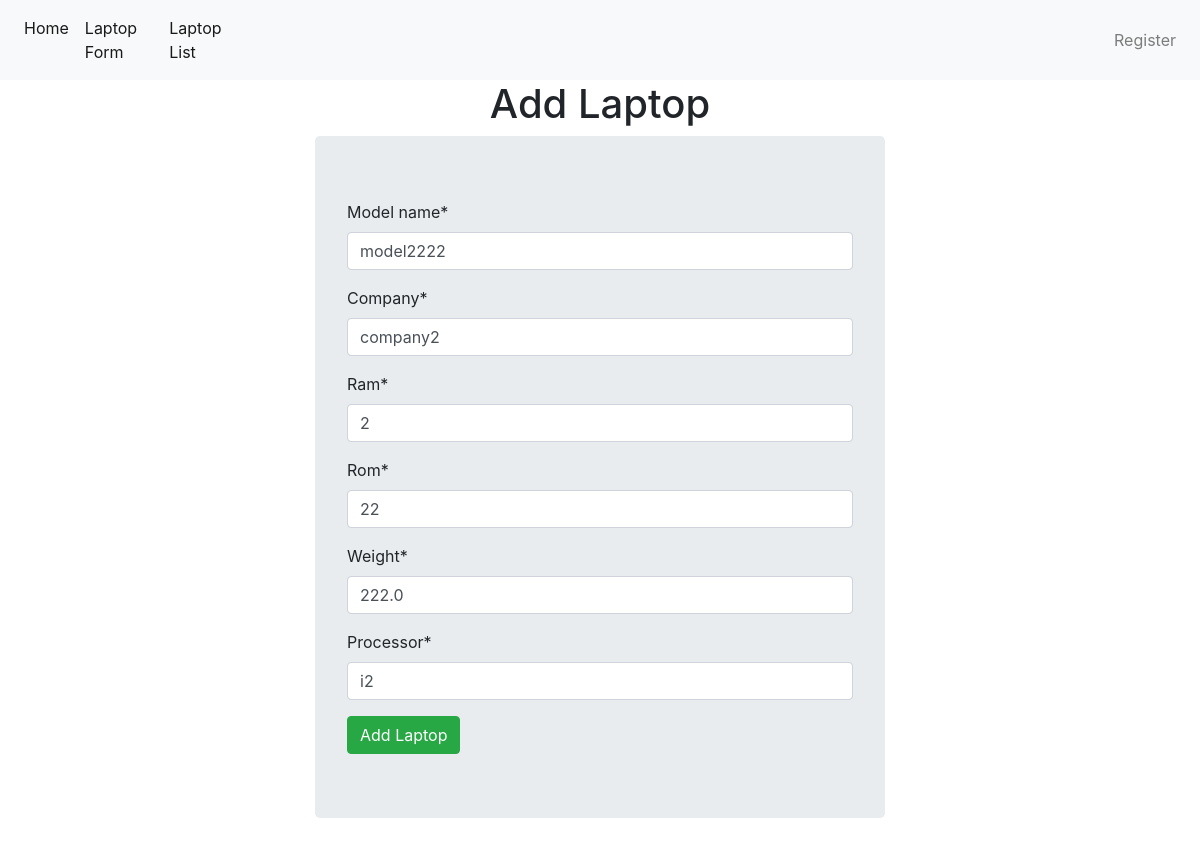
/LapApp/update/2, run on the app's committed database.
### LapApp/models.py (models this page shows, shortened)
class Laptop(models.Model):
    model_name=models.CharField(max_length=30)
    company=models.CharField(max_length=30)
    Ram=models.IntegerField()
    Rom=models.IntegerField()
    Weight=models.FloatField()
    Processor=models.CharField(max_length=30)

### LapApp/views.py (the view)
# urls.py: path('update/<int:pk>', LaptopUpdateView.as_view(),name='update'),
class LaptopUpdateView(UpdateView):
    model = Laptop
    fields = '__all__'
    success_url = '/LapApp/list/'

### templates/LapApp/laptop_form.html (shortened to what this page needs)
{% extends 'LapApp/base.html' %}
{% load crispy_forms_tags %}
    {% block block2 %}
     <div class="container" style="width:50%">
         <h1 style="text-align:center">Add Laptop</h1>
         <form method="POST" class="jumbotron">
            {{form|crispy}}
             <input type="submit" value="Add Laptop" class="btn btn-success">
        </form>
     </div>
    {% endblock %}

### data on the page
Laptop: model_name "model2222", company "company2", Ram "2", Rom "22", Weight "222.0", Processor "i2"
